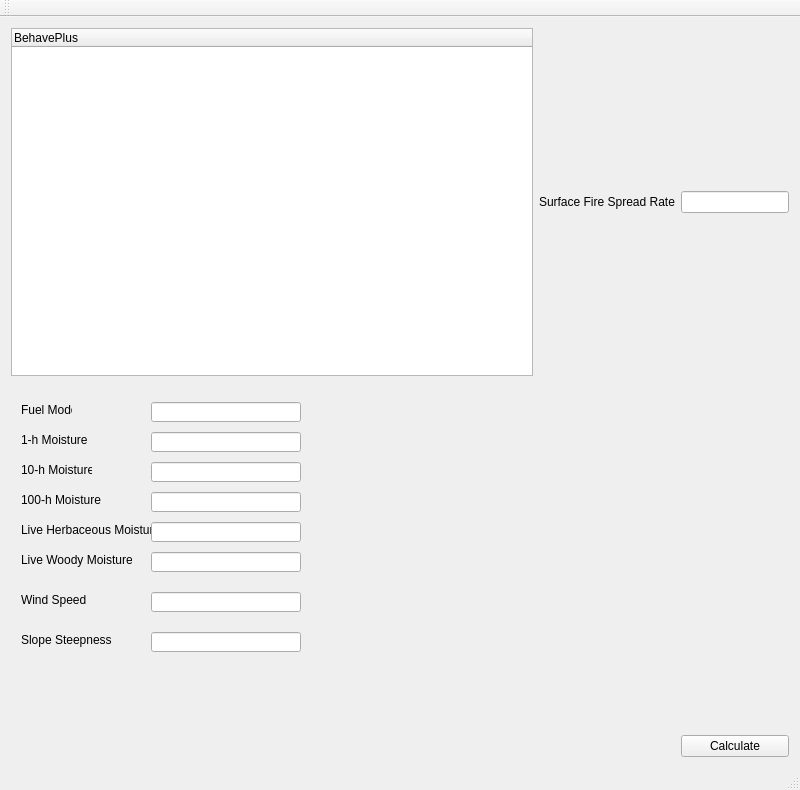
<?xml version="1.0" encoding="UTF-8"?>
<ui version="4.0">
 <class>behave_qt_main_windowClass</class>
 <widget class="QMainWindow" name="behave_qt_main_windowClass">
  <property name="geometry">
   <rect>
    <x>0</x>
    <y>0</y>
    <width>800</width>
    <height>790</height>
   </rect>
  </property>
  <property name="minimumSize">
   <size>
    <width>800</width>
    <height>600</height>
   </size>
  </property>
  <property name="windowTitle">
   <string>behave_qt</string>
  </property>
  <widget class="QWidget" name="centralWidget">
   <layout class="QGridLayout" name="gridLayout">
    <item row="0" column="0">
     <widget class="BehaveTree" name="behaveTree">
      <property name="sizePolicy">
       <sizepolicy hsizetype="MinimumExpanding" vsizetype="MinimumExpanding">
        <horstretch>0</horstretch>
        <verstretch>0</verstretch>
       </sizepolicy>
      </property>
      <property name="minimumSize">
       <size>
        <width>200</width>
        <height>200</height>
       </size>
      </property>
      <property name="maximumSize">
       <size>
        <width>1920</width>
        <height>1200</height>
       </size>
      </property>
      <property name="styleSheet">
       <string notr="true"/>
      </property>
      <property name="autoExpandDelay">
       <number>-1</number>
      </property>
      <property name="itemsExpandable">
       <bool>true</bool>
      </property>
      <column>
       <property name="text">
        <string>BehavePlus</string>
       </property>
      </column>
     </widget>
    </item>
    <item row="0" column="1">
     <widget class="QLabel" name="label_16">
      <property name="text">
       <string>Surface Fire Spread Rate</string>
      </property>
     </widget>
    </item>
    <item row="1" column="0">
     <widget class="QStackedWidget" name="mainWindowStackedWidget">
      <property name="currentIndex">
       <number>1</number>
      </property>
      <widget class="QWidget" name="page_1"/>
      <widget class="QWidget" name="page_2">
       <widget class="QLabel" name="label_8">
        <property name="geometry">
         <rect>
          <x>10</x>
          <y>20</y>
          <width>51</width>
          <height>16</height>
         </rect>
        </property>
        <property name="text">
         <string>Fuel Model</string>
        </property>
       </widget>
       <widget class="QLineEdit" name="fuelModelLineEdit">
        <property name="geometry">
         <rect>
          <x>140</x>
          <y>20</y>
          <width>150</width>
          <height>20</height>
         </rect>
        </property>
       </widget>
       <widget class="QLabel" name="label_9">
        <property name="geometry">
         <rect>
          <x>10</x>
          <y>50</y>
          <width>71</width>
          <height>16</height>
         </rect>
        </property>
        <property name="text">
         <string>1-h Moisture</string>
        </property>
       </widget>
       <widget class="QLineEdit" name="oneHourMoistureLineEdit">
        <property name="geometry">
         <rect>
          <x>140</x>
          <y>50</y>
          <width>150</width>
          <height>20</height>
         </rect>
        </property>
       </widget>
       <widget class="QLabel" name="label_10">
        <property name="geometry">
         <rect>
          <x>10</x>
          <y>80</y>
          <width>71</width>
          <height>16</height>
         </rect>
        </property>
        <property name="text">
         <string>10-h Moisture</string>
        </property>
       </widget>
       <widget class="QLabel" name="label_11">
        <property name="geometry">
         <rect>
          <x>10</x>
          <y>110</y>
          <width>81</width>
          <height>16</height>
         </rect>
        </property>
        <property name="text">
         <string>100-h Moisture</string>
        </property>
       </widget>
       <widget class="QLineEdit" name="tenHourMoistureLineEdit">
        <property name="geometry">
         <rect>
          <x>140</x>
          <y>80</y>
          <width>150</width>
          <height>20</height>
         </rect>
        </property>
       </widget>
       <widget class="QLineEdit" name="hundredHourMoistureLineEdit">
        <property name="geometry">
         <rect>
          <x>140</x>
          <y>110</y>
          <width>150</width>
          <height>20</height>
         </rect>
        </property>
       </widget>
       <widget class="QLabel" name="label_12">
        <property name="geometry">
         <rect>
          <x>10</x>
          <y>140</y>
          <width>131</width>
          <height>16</height>
         </rect>
        </property>
        <property name="text">
         <string>Live Herbaceous Moisture</string>
        </property>
       </widget>
       <widget class="QLabel" name="label_13">
        <property name="geometry">
         <rect>
          <x>10</x>
          <y>170</y>
          <width>111</width>
          <height>16</height>
         </rect>
        </property>
        <property name="text">
         <string>Live Woody Moisture</string>
        </property>
       </widget>
       <widget class="QLineEdit" name="liveHerbaceousMoistureLineEdit">
        <property name="geometry">
         <rect>
          <x>140</x>
          <y>140</y>
          <width>150</width>
          <height>20</height>
         </rect>
        </property>
       </widget>
       <widget class="QLineEdit" name="liveWoodyLineEdit">
        <property name="geometry">
         <rect>
          <x>140</x>
          <y>170</y>
          <width>150</width>
          <height>20</height>
         </rect>
        </property>
       </widget>
       <widget class="QLabel" name="label_14">
        <property name="geometry">
         <rect>
          <x>10</x>
          <y>210</y>
          <width>111</width>
          <height>16</height>
         </rect>
        </property>
        <property name="text">
         <string>Wind Speed</string>
        </property>
       </widget>
       <widget class="QLineEdit" name="windSpeedLineEdit">
        <property name="geometry">
         <rect>
          <x>140</x>
          <y>210</y>
          <width>150</width>
          <height>20</height>
         </rect>
        </property>
       </widget>
       <widget class="QLabel" name="label_15">
        <property name="geometry">
         <rect>
          <x>10</x>
          <y>250</y>
          <width>111</width>
          <height>16</height>
         </rect>
        </property>
        <property name="text">
         <string>Slope Steepness</string>
        </property>
       </widget>
       <widget class="QLineEdit" name="slopeLineEdit">
        <property name="geometry">
         <rect>
          <x>140</x>
          <y>250</y>
          <width>150</width>
          <height>20</height>
         </rect>
        </property>
       </widget>
      </widget>
      <widget class="QWidget" name="page_3">
       <widget class="QGroupBox" name="groupBox">
        <property name="geometry">
         <rect>
          <x>10</x>
          <y>50</y>
          <width>381</width>
          <height>225</height>
         </rect>
        </property>
        <property name="title">
         <string>Fuel Input Method</string>
        </property>
        <widget class="QLabel" name="label">
         <property name="geometry">
          <rect>
           <x>30</x>
           <y>20</y>
           <width>181</width>
           <height>16</height>
          </rect>
         </property>
         <property name="text">
          <string>Fuel models (standard or custom)</string>
         </property>
        </widget>
        <widget class="QRadioButton" name="radioButton_7">
         <property name="geometry">
          <rect>
           <x>10</x>
           <y>200</y>
           <width>16</width>
           <height>17</height>
          </rect>
         </property>
         <property name="text">
          <string>RadioButton</string>
         </property>
        </widget>
        <widget class="QRadioButton" name="radioButton_6">
         <property name="geometry">
          <rect>
           <x>10</x>
           <y>170</y>
           <width>16</width>
           <height>17</height>
          </rect>
         </property>
         <property name="text">
          <string>RadioButton</string>
         </property>
        </widget>
        <widget class="QRadioButton" name="radioButton_5">
         <property name="geometry">
          <rect>
           <x>10</x>
           <y>140</y>
           <width>16</width>
           <height>17</height>
          </rect>
         </property>
         <property name="text">
          <string>RadioButton</string>
         </property>
        </widget>
        <widget class="QRadioButton" name="radioButton_4">
         <property name="geometry">
          <rect>
           <x>10</x>
           <y>110</y>
           <width>16</width>
           <height>17</height>
          </rect>
         </property>
         <property name="text">
          <string>RadioButton</string>
         </property>
        </widget>
        <widget class="QRadioButton" name="radioButton_3">
         <property name="geometry">
          <rect>
           <x>10</x>
           <y>80</y>
           <width>16</width>
           <height>17</height>
          </rect>
         </property>
         <property name="text">
          <string>RadioButton</string>
         </property>
        </widget>
        <widget class="QRadioButton" name="radioButton_2">
         <property name="geometry">
          <rect>
           <x>10</x>
           <y>50</y>
           <width>16</width>
           <height>17</height>
          </rect>
         </property>
         <property name="text">
          <string>RadioButton</string>
         </property>
        </widget>
        <widget class="QRadioButton" name="radioButton">
         <property name="geometry">
          <rect>
           <x>10</x>
           <y>20</y>
           <width>16</width>
           <height>17</height>
          </rect>
         </property>
         <property name="text">
          <string>RadioButton</string>
         </property>
        </widget>
        <widget class="QLabel" name="label_2">
         <property name="geometry">
          <rect>
           <x>30</x>
           <y>50</y>
           <width>211</width>
           <height>16</height>
          </rect>
         </property>
         <property name="text">
          <string>Fuel parameters (for custom fuel modeling)</string>
         </property>
        </widget>
        <widget class="QLabel" name="label_3">
         <property name="geometry">
          <rect>
           <x>30</x>
           <y>80</y>
           <width>291</width>
           <height>16</height>
          </rect>
         </property>
         <property name="text">
          <string>Two fuel models: 2D expected spread rate (recommended)</string>
         </property>
        </widget>
        <widget class="QLabel" name="label_4">
         <property name="geometry">
          <rect>
           <x>30</x>
           <y>110</y>
           <width>181</width>
           <height>16</height>
          </rect>
         </property>
         <property name="text">
          <string>Two fuel models: Harmonic mean</string>
         </property>
        </widget>
        <widget class="QLabel" name="label_5">
         <property name="geometry">
          <rect>
           <x>30</x>
           <y>140</y>
           <width>241</width>
           <height>16</height>
          </rect>
         </property>
         <property name="text">
          <string>Two fuel models: Area weighted (like old BEHAVE)</string>
         </property>
        </widget>
        <widget class="QLabel" name="label_6">
         <property name="geometry">
          <rect>
           <x>30</x>
           <y>170</y>
           <width>331</width>
           <height>16</height>
          </rect>
         </property>
         <property name="text">
          <string>Special case fuel model: Palmetto-Gallberry (Hough and Albini, 1978)</string>
         </property>
        </widget>
        <widget class="QLabel" name="label_7">
         <property name="geometry">
          <rect>
           <x>30</x>
           <y>200</y>
           <width>341</width>
           <height>16</height>
          </rect>
         </property>
         <property name="text">
          <string>Special case fuel model: Western aspen (Brown and Simmerman 1986)</string>
         </property>
        </widget>
       </widget>
       <widget class="QComboBox" name="comboBox">
        <property name="geometry">
         <rect>
          <x>10</x>
          <y>10</y>
          <width>300</width>
          <height>22</height>
         </rect>
        </property>
        <item>
         <property name="text">
          <string>Fuel models (standard or custom)</string>
         </property>
        </item>
        <item>
         <property name="text">
          <string>Fuel parameters (for custom fuel modeling)</string>
         </property>
        </item>
        <item>
         <property name="text">
          <string>Two fuel models: 2D expected spread rate (recommended)</string>
         </property>
        </item>
        <item>
         <property name="text">
          <string>Two fuel models: Harmonic mean</string>
         </property>
        </item>
        <item>
         <property name="text">
          <string>Two fuel models: Area weighted (like old BEHAVE)</string>
         </property>
        </item>
        <item>
         <property name="text">
          <string>Special case fuel model: Palmetto-Gallberry (Hough and Albini, 1978)</string>
         </property>
        </item>
        <item>
         <property name="text">
          <string>Special case fuel model: Western aspen (Brown and Simmerman 1986)</string>
         </property>
        </item>
       </widget>
      </widget>
     </widget>
    </item>
    <item row="0" column="2">
     <widget class="QLineEdit" name="spreadRateLineEdit">
      <property name="sizePolicy">
       <sizepolicy hsizetype="Fixed" vsizetype="Fixed">
        <horstretch>0</horstretch>
        <verstretch>0</verstretch>
       </sizepolicy>
      </property>
      <property name="maximumSize">
       <size>
        <width>16777215</width>
        <height>16777215</height>
       </size>
      </property>
      <property name="readOnly">
       <bool>true</bool>
      </property>
     </widget>
    </item>
    <item row="2" column="2">
     <widget class="QPushButton" name="calculateButton">
      <property name="text">
       <string>Calculate</string>
      </property>
     </widget>
    </item>
   </layout>
  </widget>
  <widget class="QMenuBar" name="menuBar">
   <property name="geometry">
    <rect>
     <x>0</x>
     <y>0</y>
     <width>800</width>
     <height>21</height>
    </rect>
   </property>
  </widget>
  <widget class="QToolBar" name="mainToolBar">
   <attribute name="toolBarArea">
    <enum>TopToolBarArea</enum>
   </attribute>
   <attribute name="toolBarBreak">
    <bool>false</bool>
   </attribute>
  </widget>
  <widget class="QStatusBar" name="statusBar"/>
 </widget>
 <layoutdefault spacing="6" margin="11"/>
 <customwidgets>
  <customwidget>
   <class>BehaveTree</class>
   <extends>QTreeWidget</extends>
   <header>src/behave_qt/src/behave_qtree_widget.h</header>
  </customwidget>
 </customwidgets>
 <resources>
  <include location="behave_qt_main_window.qrc"/>
 </resources>
 <connections/>
</ui>
